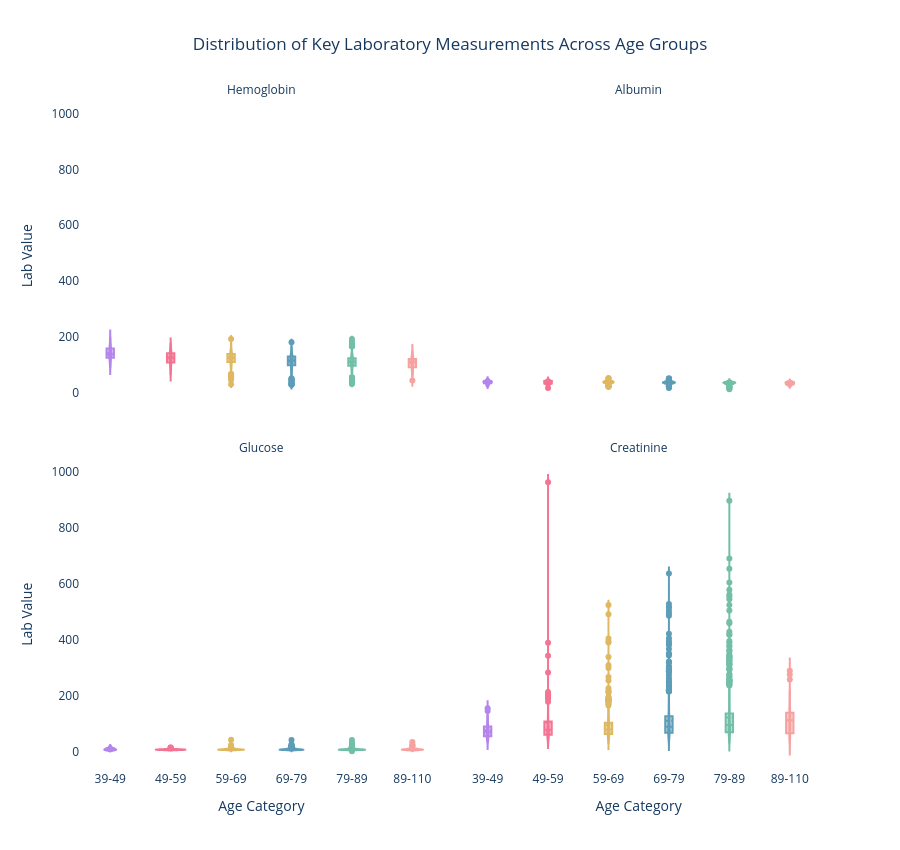

Notebook source saved alongside this figure:
### Markdown cell above
## PA8: How do key clinical biomarkers—hemoglobin, albumin, glucose, and creatinine—vary across age groups, and what age-related patterns emerge in these laboratory measurements? 
## Reasoning

Comparing laboratory measurements across age groups helps us understand how values differ among patients. A violin chart shows where most measurements are concentrated, how much they vary, and whether certain age groups have unusually high or low values.

### Code cell
import pandas as pd
import numpy as np
import plotly.express as px
import re

# --------------------------------------------------
# 1. Select laboratory biomarkers
# --------------------------------------------------

lab_options = {
    "Hemoglobin": ["hemoglobin", "hemoglobin_blood_gas"],
    "Albumin": ["albumin", "albumin_serum"],
    "Glucose": ["glucose_blood_gas", "glucose"],
    "Creatinine": ["creatinine_enzymatic_method", "creatinine"]
}

selected_labs = {}

for label, options in lab_options.items():
    col = next((c for c in options if c in patient.columns), None)
    if col:
        selected_labs[label] = col

if len(selected_labs) < 2:
    raise ValueError("At least two laboratory biomarkers are required.")


# --------------------------------------------------
# 2. Prepare patient data
# --------------------------------------------------

tmp = patient[
    ["inpatient_number", "agecat"] + list(selected_labs.values())
].copy()

# Convert lab values to numeric
for col in selected_labs.values():
    tmp[col] = pd.to_numeric(tmp[col], errors="coerce")
    tmp[col] = tmp[col].replace([np.inf, -np.inf], np.nan)

# Remove rows missing inpatient ID or age category
tmp = tmp.dropna(subset=["inpatient_number", "agecat"])

# Keep one lab profile per inpatient number
tmp = (
    tmp.groupby("inpatient_number", as_index=False)
    .agg({
        "agecat": "first",
        **{col: "median" for col in selected_labs.values()}
    })
)

# Rename columns for readability
tmp = tmp.rename(
    columns={
        "agecat": "Age Category",
        **{col: label for label, col in selected_labs.items()}
    }
)

# --------------------------------------------------
# 3. Arrange age groups
# --------------------------------------------------

def age_sort_key(age):
    numbers = re.findall(r"\d+", str(age))
    return int(numbers[0]) if numbers else -1

tmp["Age Category"] = tmp["Age Category"].astype(str)

age_order = sorted(
    tmp["Age Category"].dropna().unique(),
    key=age_sort_key
)

# --------------------------------------------------
# 4. Convert to long format
# --------------------------------------------------

long_df = tmp.melt(
    id_vars=["inpatient_number", "Age Category"],
    value_vars=list(selected_labs.keys()),
    var_name="Biomarker",
    value_name="Lab Value"
)

long_df = long_df.dropna(subset=["Lab Value"])

# Keep only age groups with enough records
age_counts = (
    long_df.groupby(["Biomarker", "Age Category"], observed=True)
    .size()
    .reset_index(name="Patient Count")
)

valid_groups = age_counts[age_counts["Patient Count"] >= 20][
    ["Biomarker", "Age Category"]
]

long_df = long_df.merge(
    valid_groups,
    on=["Biomarker", "Age Category"],
    how="inner"
)

if long_df.empty:
    raise ValueError("Not enough data available for the violin chart.")


# --------------------------------------------------
# 5. Create violin chart
# --------------------------------------------------

color_map = {
    "21-29": "#3A86FF",
    "29-39": "#00A896",
    "39-49": "#9B5DE5",
    "49-59": "#EF476F",
    "59-69": "#D4A12E",
    "69-79": "#277DA1",
    "79-89": "#43AA8B",
    "89-110": "#F28482"
}

fig = px.violin(
    long_df,
    x="Age Category",
    y="Lab Value",
    color="Age Category",
    facet_col="Biomarker",
    facet_col_wrap=2,
    box=True,
    points="outliers",
    category_orders={"Age Category": age_order},
    color_discrete_map=color_map,
    title="Distribution of Key Laboratory Measurements Across Age Groups"
)

fig.update_traces(
    meanline_visible=True,
    opacity=0.75
)

fig.update_layout(
    height=850,
    title_x=0.5,
    paper_bgcolor="white",
    plot_bgcolor="white",
    font=dict(size=12, color="#16395F"),
    showlegend=False
)

fig.update_xaxes(showgrid=False)
fig.update_yaxes(showgrid=False)

fig.for_each_annotation(
    lambda a: a.update(text=a.text.split("=")[-1])
)

fig.show()


# --------------------------------------------------
# 6. Generate actual insight
# --------------------------------------------------

summary = (
    long_df.groupby(["Biomarker", "Age Category"], observed=True)["Lab Value"]
    .agg(
        Median="median",
        Q1=lambda x: x.quantile(0.25),
        Q3=lambda x: x.quantile(0.75),
        Count="count"
    )
    .reset_index()
)

summary["IQR"] = summary["Q3"] - summary["Q1"]

# Keep groups with enough records
summary = summary[summary["Count"] >= 20]

if not summary.empty:
    top = summary.sort_values("IQR", ascending=False).iloc[0]

    print("\nActual Insight:\n")
    print(
        f"{top['Biomarker']} showed the widest spread in the "
        f"{top['Age Category']} age group. "
        f"The median value was {top['Median']:.2f}, and the middle 50% "
        f"of values ranged from {top['Q1']:.2f} to {top['Q3']:.2f}. "
        f"This suggests that patients in this age group had more variation "
        f"in {top['Biomarker'].lower()} than the other groups shown."
    )
else:
    print("Not enough age groups had enough records to generate an insight.")

### Figure 1 — Plotly figure (JSON) as saved in the notebook; plotly's stock layout.template omitted (floating-point values rounded to 4 significant figures; data arrays with more than 128 entries replaced by an {"elided": "..."} marker saying what was removed)
{"data": [{"alignmentgroup": "True", "box": {"visible": true}, "hovertemplate": "Age Category=%{x}<br>Biomarker=Hemoglobin<br>Lab Value=%{y}<extra></extra>", "legendgroup": "39-49", "marker": {"color": "#9B5DE5"}, "meanline": {"visible": true}, "name": "39-49", "offsetgroup": "39-49", "opacity": 0.75, "orientation": "v", "points": "outliers", "scalegroup": "True", "showlegend": true, "type": "violin", "x": ["39-49", "39-49", "39-49", "39-49", "39-49", "39-49", "39-49", "39-49", "39-49", "39-49", "39-49", "39-49", "39-49", "39-49", "39-49", "39-49", "39-49", "39-49", "39-49", "39-49", "39-49", "39-49", "39-49", "39-49", "39-49", "39-49", "39-49", "39-49", "39-49", "39-49", "39-49", "39-49", "39-49", "39-49", "39-49", "39-49", "39-49", "39-49", "39-49", "39-49", "39-49", "39-49", "39-49", "39-49", "39-49", "39-49", "39-49", "39-49", "39-49", "39-49", "39-49", "39-49", "39-49", "39-49", "39-49", "39-49"], "x0": " ", "xaxis": "x3", "y": [152.0, 170.0, 142.0, 156.0, 129.0, 191.0, 136.0, 136.0, 114.0, 161.0, 130.0, 200.0, 90.0, 117.0, 111.0, 105.0, 157.0, 92.0, 165.0, 146.0, 126.0, 112.0, 137.0, 178.0, 158.0, 146.0, 126.0, 123.0, 151.0, 159.0, 176.0, 160.0, 178.0, 160.0, 136.0, 107.0, 113.0, 131.0, 123.0, 181.0, 136.0, 146.0, 114.0, 134.0, 147.0, 178.0, 138.0, 135.0, 133.0, 106.0, 134.0, 132.0, 158.0, 164.0, 143.0, 152.0], "y0": " ", "yaxis": "y3"}, {"alignmentgroup": "True", "box": {"visible": true}, "hovertemplate": "Age Category=%{x}<br>Biomarker=Albumin<br>Lab Value=%{y}<extra></extra>", "legendgroup": "39-49", "marker": {"color": "#9B5DE5"}, "meanline": {"visible": true}, "name": "39-49", "offsetgroup": "39-49", "opacity": 0.75, "orientation": "v", "points": "outliers", "scalegroup": "True", "showlegend": false, "type": "violin", "x": ["39-49", "39-49", "39-49", "39-49", "39-49", "39-49", "39-49", "39-49", "39-49", "39-49", "39-49", "39-49", "39-49", "39-49", "39-49", "39-49", "39-49", "39-49", "39-49", "39-49", "39-49", "39-49", "39-49", "39-49", "39-49", "39-49", "39-49", "39-49", "39-49", "39-49", "39-49", "39-49", "39-49", "39-49", "39-49", "39-49", "39-49", "39-49", "39-49", "39-49", "39-49", "39-49", "39-49", "39-49", "39-49", "39-49", "39-49", "39-49", "39-49", "39-49"], "x0": " ", "xaxis": "x4", "y": [42.5, 28.2, 41.8, 41.4, 39.5, 29.1, 44.3, 48.1, 24.2, 42.2, 36.5, 40.5, 37.5, 43.1, 33.3, 51.0, 38.1, 33.9, 34.3, 41.6, 37.8, 49.5, 36.0, 35.6, 41.1, 36.3, 47.3, 42.8, 46.1, 23.1, 33.0, 39.8, 26.4, 44.4, 38.2, 32.4, 26.9, 29.1, 28.2, 37.7, 37.2, 38.9, 40.6, 40.4, 38.4, 48.1, 40.9, 40.2, 37.5, 37.6], "y0": " ", "yaxis": "y4"}, {"alignmentgroup": "True", "box": {"visible": true}, "hovertemplate": "Age Category=%{x}<br>Biomarker=Glucose<br>Lab Value=%{y}<extra></extra>", "legendgroup": "39-49", "marker": {"color": "#9B5DE5"}, "meanline": {"visible": true}, "name": "39-49", "offsetgroup": "39-49", "opacity": 0.75, "orientation": "v", "points": "outliers", "scalegroup": "True", "showlegend": false, "type": "violin", "x": ["39-49", "39-49", "39-49", "39-49", "39-49", "39-49", "39-49", "39-49", "39-49", "39-49", "39-49", "39-49", "39-49", "39-49", "39-49", "39-49", "39-49", "39-49", "39-49", "39-49", "39-49"], "x0": " ", "xaxis": "x", "y": [6.2, 4.7, 17.7, 10.3, 4.4, 3.7, 3.8, 9.3, 12.3, 13.1, 7.1, 8.3, 8.5, 4.8, 11.3, 16.6, 5.7, 9.3, 6.4, 5.2, 5.3], "y0": " ", "yaxis": "y"}, {"alignmentgroup": "True", "box": {"visible": true}, "hovertemplate": "Age Category=%{x}<br>Biomarker=Creatinine<br>Lab Value=%{y}<extra></extra>", "legendgroup": "39-49", "marker": {"color": "#9B5DE5"}, "meanline": {"visible": true}, "name": "39-49", "offsetgroup": "39-49", "opacity": 0.75, "orientation": "v", "points": "outliers", "scalegroup": "True", "showlegend": false, "type": "violin", "x": ["39-49", "39-49", "39-49", "39-49", "39-49", "39-49", "39-49", "39-49", "39-49", "39-49", "39-49", "39-49", "39-49", "39-49", "39-49", "39-49", "39-49", "39-49", "39-49", "39-49", "39-49", "39-49", "39-49", "39-49", "39-49", "39-49", "39-49", "39-49", "39-49", "39-49", "39-49", "39-49", "39-49", "39-49", "39-49", "39-49", "39-49", "39-49", "39-49", "39-49", "39-49", "39-49", "39-49", "39-49", "39-49", "39-49", "39-49", "39-49", "39-49", "39-49", "39-49", "39-49", "39-49", "39-49", "39-49", "39-49"], "x0": " ", "xaxis": "x2", "y": [63.2, 154.5, 71.9, 81.1, 42.6, 59.3, 63.3, 69.3, 55.1, 105.7, 78.9, 89.9, 50.7, 66.6, 51.4, 53.5, 64.6, 52.5, 102.8, 77.5, 90.9, 57.2, 81.5, 51.9, 94.7, 71.1, 66.9, 99.1, 87.4, 72.4, 50.2, 81.7, 49.3, 109.7, 64.6, 76.3, 32.4, 61.9, 39.6, 53.7, 84.1, 122.1, 48.8, 131.1, 63.3, 117.4, 122.6, 68.7, 144.1, 47.0, 63.9, 46.4, 87.6, 80.2, 106.9, 54.1], "y0": " ", "yaxis": "y2"}, {"alignmentgroup": "True", "box": {"visible": true}, "hovertemplate": "Age Category=%{x}<br>Biomarker=Hemoglobin<br>Lab Value=%{y}<extra></extra>", "legendgroup": "49-59", "marker": {"color": "#EF476F"}, "meanline": {"visible": true}, "name": "49-59", "offsetgroup": "49-59", "opacity": 0.75, "orientation": "v", "points": "outliers", "scalegroup": "True", "showlegend": true, "type": "violin", "x": ["49-59", "49-59", "49-59", "49-59", "49-59", "49-59", "49-59", "49-59", "49-59", "49-59", "49-59", "49-59", "49-59", "49-59", "49-59", "49-59", "49-59", "49-59", "49-59", "49-59", "49-59", "49-59", "49-59", "49-59", "49-59", "49-59", "49-59", "49-59", "49-59", "49-59", "49-59", "49-59", "49-59", "49-59", "49-59", "49-59", "49-59", "49-59", "49-59", "49-59", "49-59", "49-59", "49-59", "49-59", "49-59", "49-59", "49-59", "49-59", "49-59", "49-59", "49-59", "49-59", "49-59", "49-59", "49-59", "49-59", "49-59", "49-59", "49-59", "49-59", "49-59", "49-59", "49-59", "49-59", "49-59", "49-59", "49-59", "49-59", "49-59", "49-59", "49-59", "49-59", "49-59", "49-59", "49-59", "49-59", "49-59", "49-59", "49-59", "49-59", "49-59", "49-59", "49-59", "49-59", "49-59", "49-59", "49-59", "49-59", "49-59", "49-59", "49-59", "49-59", "49-59", "49-59", "49-59", "49-59", "49-59", "49-59", "49-59", "49-59", "49-59", "49-59", "49-59", "49-59", "49-59"], "x0": " ", "xaxis": "x3", "y": [119.0, 138.0, 168.0, 110.0, 124.0, 119.0, 117.0, 106.0, 132.0, 156.0, 140.0, 98.0, 169.0, 134.0, 96.0, 150.0, 147.0, 110.0, 133.0, 125.0, 110.0, 127.0, 90.0, 127.0, 118.0, 132.0, 119.0, 146.0, 129.0, 132.0, 112.0, 135.0, 109.0, 123.0, 87.0, 114.0, 154.0, 165.0, 102.0, 142.0, 99.0, 91.0, 146.0, 129.0, 142.0, 155.0, 138.0, 79.0, 127.0, 148.0, 118.0, 120.0, 167.0, 113.0, 146.0, 103.0, 113.0, 139.0, 97.0, 146.0, 146.0, 66.0, 72.0, 133.0, 122.0, 129.0, 160.0, 122.0, 127.0, 86.0, 69.0, 127.0, 116.0, 150.0, 65.0, 127.0, 142.0, 113.0, 92.0, 103.0, 178.0, 82.0, 109.0, 147.0, 107.0, 150.0, 134.0, 114.0, 160.0, 126.0, 120.0, 107.0, 83.0, 100.0, 146.0, 153.0, 89.0, 136.0, 135.0, 159.0, 126.0, 149.0, 137.0, 134.0, 104.0], "y0": " ", "yaxis": "y3"}, {"alignmentgroup": "True", "box": {"visible": true}, "hovertemplate": "Age Category=%{x}<br>Biomarker=Albumin<br>Lab Value=%{y}<extra></extra>", "legendgroup": "49-59", "marker": {"color": "#EF476F"}, "meanline": {"visible": true}, "name": "49-59", "offsetgroup": "49-59", "opacity": 0.75, "orientation": "v", "points": "outliers", "scalegroup": "True", "showlegend": false, "type": "violin", "x": ["49-59", "49-59", "49-59", "49-59", "49-59", "49-59", "49-59", "49-59", "49-59", "49-59", "49-59", "49-59", "49-59", "49-59", "49-59", "49-59", "49-59", "49-59", "49-59", "49-59", "49-59", "49-59", "49-59", "49-59", "49-59", "49-59", "49-59", "49-59", "49-59", "49-59", "49-59", "49-59", "49-59", "49-59", "49-59", "49-59", "49-59", "49-59", "49-59", "49-59", "49-59", "49-59", "49-59", "49-59", "49-59", "49-59", "49-59", "49-59", "49-59", "49-59", "49-59", "49-59", "49-59", "49-59", "49-59", "49-59", "49-59", "49-59", "49-59", "49-59", "49-59", "49-59", "49-59", "49-59", "49-59", "49-59", "49-59", "49-59", "49-59", "49-59", "49-59", "49-59", "49-59", "49-59", "49-59", "49-59", "49-59", "49-59", "49-59", "49-59", "49-59", "49-59", "49-59", "49-59", "49-59", "49-59", "49-59", "49-59", "49-59", "49-59", "49-59", "49-59", "49-59", "49-59", "49-59", "49-59", "49-59", "49-59", "49-59", "49-59", "49-59", "49-59"], "x0": " ", "xaxis": "x4", "y": [43.2, 38.1, 28.3, 34.0, 30.2, 37.4, 39.2, 32.1, 36.1, 38.7, 31.3, 44.2, 31.3, 33.6, 33.8, 37.3, 42.3, 30.6, 41.8, 33.7, 40.8, 46.4, 39.3, 37.2, 37.6, 35.5, 32.2, 38.2, 44.7, 45.1, 39.5, 31.2, 36.8, 42.1, 33.7, 44.8, 39.1, 47.6, 32.0, 28.8, 26.3, 42.6, 40.0, 49.8, 46.9, 41.4, 32.8, 33.9, 36.7, 34.7, 46.6, 43.1, 42.9, 33.4, 46.7, 41.6, 31.8, 40.6, 41.1, 33.8, 26.4, 36.6, 31.4, 42.7, 36.2, 33.1, 39.8, 41.4, 29.7, 42.4, 42.3, 43.0, 38.8, 27.0, 36.5, 40.3, 42.2, 38.8, 43.1, 38.4, 41.2, 42.5, 32.4, 37.1, 33.7, 40.2, 42.7, 28.1, 35.7, 34.1, 31.8, 17.6, 43.1, 33.9, 43.0, 22.2, 30.1, 32.9, 47.3, 46.6, 38.0, 34.4], "y0": " ", "yaxis": "y4"}, {"alignmentgroup": "True", "box": {"visible": true}, "hovertemplate": "Age Category=%{x}<br>Biomarker=Glucose<br>Lab Value=%{y}<extra></extra>", "legendgroup": "49-59", "marker": {"color": "#EF476F"}, "meanline": {"visible": true}, "name": "49-59", "offsetgroup": "49-59", "opacity": 0.75, "orientation": "v", "points": "outliers", "scalegroup": "True", "showlegend": false, "type": "violin", "x": ["49-59", "49-59", "49-59", "49-59", "49-59", "49-59", "49-59", "49-59", "49-59", "49-59", "49-59", "49-59", "49-59", "49-59", "49-59", "49-59", "49-59", "49-59", "49-59", "49-59", "49-59", "49-59", "49-59", "49-59", "49-59", "49-59", "49-59", "49-59", "49-59", "49-59", "49-59", "49-59", "49-59", "49-59", "49-59", "49-59", "49-59", "49-59", "49-59", "49-59", "49-59", "49-59"], "x0": " ", "xaxis": "x", "y": [12.1, 6.8, 5.1, 4.7, 13.9, 11.0, 5.5, 6.2, 7.5, 4.5, 5.1, 6.7, 6.5, 5.5, 6.0, 7.7, 6.6, 5.3, 6.1, 5.5, 13.8, 4.7, 6.6, 6.7, 7.0, 9.4, 5.1, 5.3, 4.9, 8.5, 7.2, 8.4, 5.5, 9.8, 6.8, 6.5, 4.5, 7.1, 7.8, 5.7, 6.2, 4.9], "y0": " ", "yaxis": "y"}, {"alignmentgroup": "True", "box": {"visible": true}, "hovertemplate": "Age Category=%{x}<br>Biomarker=Creatinine<br>Lab Value=%{y}<extra></extra>", "legendgroup": "49-59", "marker": {"color": "#EF476F"}, "meanline": {"visible": true}, "name": "49-59", "offsetgroup": "49-59", "opacity": 0.75, "orientation": "v", "points": "outliers", "scalegroup": "True", "showlegend": false, "type": "violin", "x": ["49-59", "49-59", "49-59", "49-59", "49-59", "49-59", "49-59", "49-59", "49-59", "49-59", "49-59", "49-59", "49-59", "49-59", "49-59", "49-59", "49-59", "49-59", "49-59", "49-59", "49-59", "49-59", "49-59", "49-59", "49-59", "49-59", "49-59", "49-59", "49-59", "49-59", "49-59", "49-59", "49-59", "49-59", "49-59", "49-59", "49-59", "49-59", "49-59", "49-59", "49-59", "49-59", "49-59", "49-59", "49-59", "49-59", "49-59", "49-59", "49-59", "49-59", "49-59", "49-59", "49-59", "49-59", "49-59", "49-59", "49-59", "49-59", "49-59", "49-59", "49-59", "49-59", "49-59", "49-59", "49-59", "49-59", "49-59", "49-59", "49-59", "49-59", "49-59", "49-59", "49-59", "49-59", "49-59", "49-59", "49-59", "49-59", "49-59", "49-59", "49-59", "49-59", "49-59", "49-59", "49-59", "49-59", "49-59", "49-59", "49-59", "49-59", "49-59", "49-59", "49-59", "49-59", "49-59", "49-59", "49-59", "49-59", "49-59", "49-59", "49-59", "49-59", "49-59", "49-59", "49-59", "49-59"], "x0": " ", "xaxis": "x2", "y": [54.4, 54.8, 79.2, 52.1, 59.6, 45.9, 47.6, 67.5, 95.9, 76.6, 64.2, 160.9, 72.4, 53.9, 71.0, 88.1, 72.8, 88.2, 191.1, 83.8, 55.7, 49.3, 175.7, 90.3, 127.2, 66.6, 67.5, 62.9, 68.8, 43.9, 71.5, 52.0, 47.1, 117.6, 55.5, 142.5, 44.9, 77.3, 57.0, 191.8, 342.2, 106.6, 131.8, 71.2, 93.8, 56.3, 60.8, 49.0, 71.1, 83.2, 78.2, 61.3, 65.0, 49.3, 85.9, 99.2, 134.2, 60.3, 191.5, 54.7, 102.6, 51.5, 55.5, 79.4, 140.0, 41.1, 84.9, 201.9, 99.5, 203.0, 48.0, 82.9, 144.2, 71.1, 85.7, 963.4, 49.6, 70.8, 58.8, 131.9, 85.6, 191.9, 282.3, 65.3, 389.0, 107.1, 86.9, 62.2, 93.5, 79.6, 177.6, 117.2, 106.6, 212.4, 84.3, 50.3, 62.8, 161.3, 79.1, 74.4, 93.5, 82.1, 62.1, 55.3, 75.7, 69.0], "y0": " ", "yaxis": "y2"}, {"alignmentgroup": "True", "box": {"visible": true}, "hovertemplate": "Age Category=%{x}<br>Biomarker=Hemoglobin<br>Lab Value=%{y}<extra></extra>", "legendgroup": "59-69", "marker": {"color": "#D4A12E"}, "meanline": {"visible": true}, "name": "59-69", "offsetgroup": "59-69", "opacity": 0.75, "orientation": "v", "points": "outliers", "scalegroup": "True", "showlegend": true, "type": "violin", "x": {"elided": "357 str values"}, "x0": " ", "xaxis": "x3", "y": {"elided": "357 float values"}, "y0": " ", "yaxis": "y3"}, {"alignmentgroup": "True", "box": {"visible": true}, "hovertemplate": "Age Category=%{x}<br>Biomarker=Albumin<br>Lab Value=%{y}<extra></extra>", "legendgroup": "59-69", "marker": {"color": "#D4A12E"}, "meanline": {"visible": true}, "name": "59-69", "offsetgroup": "59-69", "opacity": 0.75, "orientation": "v", "points": "outliers", "scalegroup": "True", "showlegend": false, "type": "violin", "x": {"elided": "347 str values"}, "x0": " ", "xaxis": "x4", "y": {"elided": "347 float values"}, "y0": " ", "yaxis": "y4"}, {"alignmentgroup": "True", "box": {"visible": true}, "hovertemplate": "Age Category=%{x}<br>Biomarker=Glucose<br>Lab Value=%{y}<extra></extra>", "legendgroup": "59-69", "marker": {"color": "#D4A12E"}, "meanline": {"visible": true}, "name": "59-69", "offsetgroup": "59-69", "opacity": 0.75, "orientation": "v", "points": "outliers", "scalegroup": "True", "showlegend": false, "type": "violin", "x": {"elided": "168 str values"}, "x0": " ", "xaxis": "x", "y": {"elided": "168 float values"}, "y0": " ", "yaxis": "y"}, {"alignmentgroup": "True", "box": {"visible": true}, "hovertemplate": "Age Category=%{x}<br>Biomarker=Creatinine<br>Lab Value=%{y}<extra></extra>", "legendgroup": "59-69", "marker": {"color": "#D4A12E"}, "meanline": {"visible": true}, "name": "59-69", "offsetgroup": "59-69", "opacity": 0.75, "orientation": "v", "points": "outliers", "scalegroup": "True", "showlegend": false, "type": "violin", "x": {"elided": "361 str values"}, "x0": " ", "xaxis": "x2", "y": {"elided": "361 float values"}, "y0": " ", "yaxis": "y2"}, {"alignmentgroup": "True", "box": {"visible": true}, "hovertemplate": "Age Category=%{x}<br>Biomarker=Hemoglobin<br>Lab Value=%{y}<extra></extra>", "legendgroup": "69-79", "marker": {"color": "#277DA1"}, "meanline": {"visible": true}, "name": "69-79", "offsetgroup": "69-79", "opacity": 0.75, "orientation": "v", "points": "outliers", "scalegroup": "True", "showlegend": true, "type": "violin", "x": {"elided": "708 str values"}, "x0": " ", "xaxis": "x3", "y": {"elided": "708 float values"}, "y0": " ", "yaxis": "y3"}, {"alignmentgroup": "True", "box": {"visible": true}, "hovertemplate": "Age Category=%{x}<br>Biomarker=Albumin<br>Lab Value=%{y}<extra></extra>", "legendgroup": "69-79", "marker": {"color": "#277DA1"}, "meanline": {"visible": true}, "name": "69-79", "offsetgroup": "69-79", "opacity": 0.75, "orientation": "v", "points": "outliers", "scalegroup": "True", "showlegend": false, "type": "violin", "x": {"elided": "681 str values"}, "x0": " ", "xaxis": "x4", "y": {"elided": "681 float values"}, "y0": " ", "yaxis": "y4"}, {"alignmentgroup": "True", "box": {"visible": true}, "hovertemplate": "Age Category=%{x}<br>Biomarker=Glucose<br>Lab Value=%{y}<extra></extra>", "legendgroup": "69-79", "marker": {"color": "#277DA1"}, "meanline": {"visible": true}, "name": "69-79", "offsetgroup": "69-79", "opacity": 0.75, "orientation": "v", "points": "outliers", "scalegroup": "True", "showlegend": false, "type": "violin", "x": {"elided": "344 str values"}, "x0": " ", "xaxis": "x", "y": {"elided": "344 float values"}, "y0": " ", "yaxis": "y"}, {"alignmentgroup": "True", "box": {"visible": true}, "hovertemplate": "Age Category=%{x}<br>Biomarker=Creatinine<br>Lab Value=%{y}<extra></extra>", "legendgroup": "69-79", "marker": {"color": "#277DA1"}, "meanline": {"visible": true}, "name": "69-79", "offsetgroup": "69-79", "opacity": 0.75, "orientation": "v", "points": "outliers", "scalegroup": "True", "showlegend": false, "type": "violin", "x": {"elided": "708 str values"}, "x0": " ", "xaxis": "x2", "y": {"elided": "708 float values"}, "y0": " ", "yaxis": "y2"}, {"alignmentgroup": "True", "box": {"visible": true}, "hovertemplate": "Age Category=%{x}<br>Biomarker=Hemoglobin<br>Lab Value=%{y}<extra></extra>", "legendgroup": "79-89", "marker": {"color": "#43AA8B"}, "meanline": {"visible": true}, "name": "79-89", "offsetgroup": "79-89", "opacity": 0.75, "orientation": "v", "points": "outliers", "scalegroup": "True", "showlegend": true, "type": "violin", "x": {"elided": "639 str values"}, "x0": " ", "xaxis": "x3", "y": {"elided": "639 float values"}, "y0": " ", "yaxis": "y3"}, {"alignmentgroup": "True", "box": {"visible": true}, "hovertemplate": "Age Category=%{x}<br>Biomarker=Albumin<br>Lab Value=%{y}<extra></extra>", "legendgroup": "79-89", "marker": {"color": "#43AA8B"}, "meanline": {"visible": true}, "name": "79-89", "offsetgroup": "79-89", "opacity": 0.75, "orientation": "v", "points": "outliers", "scalegroup": "True", "showlegend": false, "type": "violin", "x": {"elided": "617 str values"}, "x0": " ", "xaxis": "x4", "y": {"elided": "617 float values"}, "y0": " ", "yaxis": "y4"}, {"alignmentgroup": "True", "box": {"visible": true}, "hovertemplate": "Age Category=%{x}<br>Biomarker=Glucose<br>Lab Value=%{y}<extra></extra>", "legendgroup": "79-89", "marker": {"color": "#43AA8B"}, "meanline": {"visible": true}, "name": "79-89", "offsetgroup": "79-89", "opacity": 0.75, "orientation": "v", "points": "outliers", "scalegroup": "True", "showlegend": false, "type": "violin", "x": {"elided": "350 str values"}, "x0": " ", "xaxis": "x", "y": {"elided": "350 float values"}, "y0": " ", "yaxis": "y"}, {"alignmentgroup": "True", "box": {"visible": true}, "hovertemplate": "Age Category=%{x}<br>Biomarker=Creatinine<br>Lab Value=%{y}<extra></extra>", "legendgroup": "79-89", "marker": {"color": "#43AA8B"}, "meanline": {"visible": true}, "name": "79-89", "offsetgroup": "79-89", "opacity": 0.75, "orientation": "v", "points": "outliers", "scalegroup": "True", "showlegend": false, "type": "violin", "x": {"elided": "637 str values"}, "x0": " ", "xaxis": "x2", "y": {"elided": "637 float values"}, "y0": " ", "yaxis": "y2"}, {"alignmentgroup": "True", "box": {"visible": true}, "hovertemplate": "Age Category=%{x}<br>Biomarker=Hemoglobin<br>Lab Value=%{y}<extra></extra>", "legendgroup": "89-110", "marker": {"color": "#F28482"}, "meanline": {"visible": true}, "name": "89-110", "offsetgroup": "89-110", "opacity": 0.75, "orientation": "v", "points": "outliers", "scalegroup": "True", "showlegend": true, "type": "violin", "x": ["89-110", "89-110", "89-110", "89-110", "89-110", "89-110", "89-110", "89-110", "89-110", "89-110", "89-110", "89-110", "89-110", "89-110", "89-110", "89-110", "89-110", "89-110", "89-110", "89-110", "89-110", "89-110", "89-110", "89-110", "89-110", "89-110", "89-110", "89-110", "89-110", "89-110", "89-110", "89-110", "89-110", "89-110", "89-110", "89-110", "89-110", "89-110", "89-110", "89-110", "89-110", "89-110", "89-110", "89-110", "89-110", "89-110", "89-110", "89-110", "89-110", "89-110", "89-110", "89-110", "89-110", "89-110", "89-110", "89-110", "89-110", "89-110", "89-110", "89-110", "89-110", "89-110", "89-110", "89-110", "89-110", "89-110", "89-110", "89-110", "89-110", "89-110", "89-110", "89-110", "89-110", "89-110", "89-110", "89-110", "89-110", "89-110", "89-110", "89-110", "89-110", "89-110", "89-110", "89-110", "89-110", "89-110", "89-110", "89-110", "89-110", "89-110", "89-110", "89-110", "89-110", "89-110", "89-110", "89-110", "89-110", "89-110", "89-110", "89-110", "89-110"], "x0": " ", "xaxis": "x3", "y": [44.0, 90.0, 126.0, 119.0, 114.0, 127.0, 83.0, 88.0, 97.0, 59.0, 67.0, 119.0, 107.0, 123.0, 125.0, 116.0, 113.0, 151.0, 153.0, 127.0, 119.0, 146.0, 99.0, 129.0, 113.0, 146.0, 104.0, 124.0, 114.0, 74.0, 70.0, 99.0, 116.0, 120.0, 78.0, 102.0, 119.0, 55.0, 111.0, 128.0, 125.0, 120.0, 120.0, 83.0, 121.0, 137.0, 94.0, 114.0, 80.0, 101.0, 130.0, 79.0, 106.0, 86.0, 116.0, 103.0, 130.0, 79.0, 112.0, 56.0, 109.0, 117.0, 116.0, 67.0, 136.0, 140.0, 118.0, 122.0, 117.0, 108.0, 84.0, 98.0, 102.0, 137.0, 92.0, 82.0, 119.0, 92.0, 99.0, 73.0, 132.0, 115.0, 75.0, 111.0, 96.0, 72.0, 132.0, 108.0, 78.0, 119.0, 104.0, 98.0, 115.0, 135.0, 82.0, 106.0, 107.0, 132.0, 107.0, 82.0, 123.0], "y0": " ", "yaxis": "y3"}, {"alignmentgroup": "True", "box": {"visible": true}, "hovertemplate": "Age Category=%{x}<br>Biomarker=Albumin<br>Lab Value=%{y}<extra></extra>", "legendgroup": "89-110", "marker": {"color": "#F28482"}, "meanline": {"visible": true}, "name": "89-110", "offsetgroup": "89-110", "opacity": 0.75, "orientation": "v", "points": "outliers", "scalegroup": "True", "showlegend": false, "type": "violin", "x": ["89-110", "89-110", "89-110", "89-110", "89-110", "89-110", "89-110", "89-110", "89-110", "89-110", "89-110", "89-110", "89-110", "89-110", "89-110", "89-110", "89-110", "89-110", "89-110", "89-110", "89-110", "89-110", "89-110", "89-110", "89-110", "89-110", "89-110", "89-110", "89-110", "89-110", "89-110", "89-110", "89-110", "89-110", "89-110", "89-110", "89-110", "89-110", "89-110", "89-110", "89-110", "89-110", "89-110", "89-110", "89-110", "89-110", "89-110", "89-110", "89-110", "89-110", "89-110", "89-110", "89-110", "89-110", "89-110", "89-110", "89-110", "89-110", "89-110", "89-110", "89-110", "89-110", "89-110", "89-110", "89-110", "89-110", "89-110", "89-110", "89-110", "89-110", "89-110", "89-110", "89-110", "89-110", "89-110", "89-110", "89-110", "89-110", "89-110", "89-110", "89-110", "89-110", "89-110", "89-110", "89-110", "89-110", "89-110", "89-110", "89-110", "89-110", "89-110", "89-110", "89-110"], "x0": " ", "xaxis": "x4", "y": [32.7, 24.4, 30.4, 28.6, 30.1, 38.5, 39.0, 33.4, 35.9, 36.1, 34.6, 37.0, 35.5, 38.1, 31.2, 39.5, 38.1, 39.9, 39.7, 24.8, 42.2, 40.0, 35.4, 35.4, 43.4, 36.5, 30.3, 22.9, 37.0, 25.4, 29.2, 30.8, 29.1, 32.4, 25.2, 39.7, 37.5, 40.1, 27.6, 24.9, 33.8, 33.5, 32.2, 36.6, 25.4, 31.4, 36.1, 36.5, 37.6, 32.2, 39.0, 31.1, 33.2, 31.8, 34.6, 32.9, 29.0, 34.1, 38.2, 30.9, 35.9, 41.0, 28.0, 29.1, 38.0, 30.1, 34.0, 37.3, 25.4, 37.9, 28.4, 43.4, 38.5, 24.8, 40.0, 32.1, 33.6, 41.6, 33.1, 38.9, 40.4, 38.4, 38.4, 34.8, 31.9, 32.5, 37.2, 36.2, 42.0, 33.4, 32.9, 31.7, 28.5], "y0": " ", "yaxis": "y4"}, {"alignmentgroup": "True", "box": {"visible": true}, "hovertemplate": "Age Category=%{x}<br>Biomarker=Glucose<br>Lab Value=%{y}<extra></extra>", "legendgroup": "89-110", "marker": {"color": "#F28482"}, "meanline": {"visible": true}, "name": "89-110", "offsetgroup": "89-110", "opacity": 0.75, "orientation": "v", "points": "outliers", "scalegroup": "True", "showlegend": false, "type": "violin", "x": ["89-110", "89-110", "89-110", "89-110", "89-110", "89-110", "89-110", "89-110", "89-110", "89-110", "89-110", "89-110", "89-110", "89-110", "89-110", "89-110", "89-110", "89-110", "89-110", "89-110", "89-110", "89-110", "89-110", "89-110", "89-110", "89-110", "89-110", "89-110", "89-110", "89-110", "89-110", "89-110", "89-110", "89-110", "89-110", "89-110", "89-110", "89-110", "89-110", "89-110", "89-110", "89-110", "89-110", "89-110", "89-110", "89-110", "89-110", "89-110", "89-110", "89-110", "89-110", "89-110", "89-110", "89-110", "89-110", "89-110", "89-110", "89-110", "89-110"], "x0": " ", "xaxis": "x", "y": [7.7, 3.4, 6.9, 16.9, 7.7, 7.5, 5.9, 7.6, 5.5, 6.4, 33.1, 5.5, 4.6, 9.3, 10.8, 5.7, 9.4, 11.5, 8.2, 9.2, 14.6, 4.6, 12.9, 4.9, 5.8, 19.9, 6.2, 4.7, 4.1, 9.4, 5.0, 6.9, 6.0, 5.6, 3.2, 12.1, 6.2, 7.2, 5.1, 6.2, 4.8, 5.9, 5.8, 24.4, 8.1, 5.9, 5.7, 5.8, 5.9, 5.7, 7.1, 7.2, 7.7, 6.1, 7.2, 10.9, 6.5, 21.1, 13.0], "y0": " ", "yaxis": "y"}, {"alignmentgroup": "True", "box": {"visible": true}, "hovertemplate": "Age Category=%{x}<br>Biomarker=Creatinine<br>Lab Value=%{y}<extra></extra>", "legendgroup": "89-110", "marker": {"color": "#F28482"}, "meanline": {"visible": true}, "name": "89-110", "offsetgroup": "89-110", "opacity": 0.75, "orientation": "v", "points": "outliers", "scalegroup": "True", "showlegend": false, "type": "violin", "x": ["89-110", "89-110", "89-110", "89-110", "89-110", "89-110", "89-110", "89-110", "89-110", "89-110", "89-110", "89-110", "89-110", "89-110", "89-110", "89-110", "89-110", "89-110", "89-110", "89-110", "89-110", "89-110", "89-110", "89-110", "89-110", "89-110", "89-110", "89-110", "89-110", "89-110", "89-110", "89-110", "89-110", "89-110", "89-110", "89-110", "89-110", "89-110", "89-110", "89-110", "89-110", "89-110", "89-110", "89-110", "89-110", "89-110", "89-110", "89-110", "89-110", "89-110", "89-110", "89-110", "89-110", "89-110", "89-110", "89-110", "89-110", "89-110", "89-110", "89-110", "89-110", "89-110", "89-110", "89-110", "89-110", "89-110", "89-110", "89-110", "89-110", "89-110", "89-110", "89-110", "89-110", "89-110", "89-110", "89-110", "89-110", "89-110", "89-110", "89-110", "89-110", "89-110", "89-110", "89-110", "89-110", "89-110", "89-110", "89-110", "89-110", "89-110", "89-110", "89-110", "89-110", "89-110", "89-110", "89-110", "89-110", "89-110", "89-110", "89-110", "89-110"], "x0": " ", "xaxis": "x2", "y": [64.0, 60.6, 118.4, 257.3, 216.7, 134.8, 63.3, 164.6, 123.0, 64.2, 106.5, 67.2, 108.3, 139.6, 219.4, 89.4, 64.4, 119.4, 142.1, 101.0, 60.4, 118.2, 150.2, 111.2, 123.8, 111.8, 92.2, 113.2, 125.4, 274.7, 65.2, 105.5, 42.3, 58.6, 92.2, 93.0, 37.5, 49.2, 83.4, 145.4, 129.1, 62.5, 213.2, 41.2, 145.0, 121.5, 199.5, 57.7, 200.2, 130.6, 105.6, 57.5, 146.0, 153.3, 83.2, 55.1, 91.1, 116.3, 215.7, 56.6, 62.6, 67.9, 80.9, 86.9, 45.8, 150.1, 48.7, 114.9, 57.2, 134.6, 110.9, 288.7, 32.7, 131.9, 124.1, 102.1, 61.5, 86.1, 138.1, 124.9, 57.4, 40.6, 61.3, 109.8, 143.7, 59.3, 163.7, 131.0, 117.3, 140.9, 99.4, 155.1, 111.7, 148.3, 135.3, 160.7, 64.7, 120.6, 87.9, 149.9, 78.7], "y0": " ", "yaxis": "y2"}], "layout": {"annotations": [{"font": {}, "showarrow": false, "text": "Glucose", "x": 0.245, "xanchor": "center", "xref": "paper", "y": 0.465, "yanchor": "bottom", "yref": "paper"}, {"font": {}, "showarrow": false, "text": "Creatinine", "x": 0.755, "xanchor": "center", "xref": "paper", "y": 0.465, "yanchor": "bottom", "yref": "paper"}, {"font": {}, "showarrow": false, "text": "Hemoglobin", "x": 0.245, "xanchor": "center", "xref": "paper", "y": 1.0, "yanchor": "bottom", "yref": "paper"}, {"font": {}, "showarrow": false, "text": "Albumin", "x": 0.755, "xanchor": "center", "xref": "paper", "y": 1.0, "yanchor": "bottom", "yref": "paper"}], "font": {"color": "#16395F", "size": 12}, "height": 850, "legend": {"title": {"text": "Age Category"}, "tracegroupgap": 0}, "paper_bgcolor": "white", "plot_bgcolor": "white", "showlegend": false, "title": {"text": "Distribution of Key Laboratory Measurements Across Age Groups", "x": 0.5}, "violinmode": "overlay", "xaxis": {"anchor": "y", "categoryarray": ["21-29", "29-39", "39-49", "49-59", "59-69", "69-79", "79-89", "89-110"], "categoryorder": "array", "domain": [0, 0.49], "showgrid": false, "title": {"text": "Age Category"}}, "xaxis2": {"anchor": "y2", "categoryarray": ["21-29", "29-39", "39-49", "49-59", "59-69", "69-79", "79-89", "89-110"], "categoryorder": "array", "domain": [0.51, 1], "matches": "x", "showgrid": false, "title": {"text": "Age Category"}}, "xaxis3": {"anchor": "y3", "domain": [0, 0.49], "matches": "x", "showgrid": false, "showticklabels": false}, "xaxis4": {"anchor": "y4", "domain": [0.51, 1], "matches": "x", "showgrid": false, "showticklabels": false}, "yaxis": {"anchor": "x", "domain": [0, 0.465], "showgrid": false, "title": {"text": "Lab Value"}}, "yaxis2": {"anchor": "x2", "domain": [0, 0.465], "matches": "y", "showgrid": false, "showticklabels": false}, "yaxis3": {"anchor": "x3", "domain": [0.535, 1.0], "matches": "y", "showgrid": false, "title": {"text": "Lab Value"}}, "yaxis4": {"anchor": "x4", "domain": [0.535, 1.0], "matches": "y", "showgrid": false, "showticklabels": false}}}
